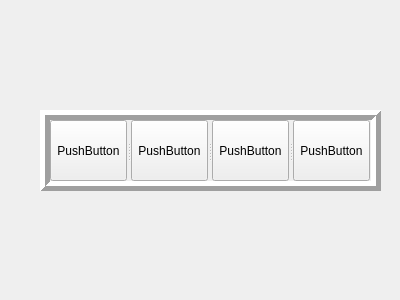
<?xml version="1.0" encoding="UTF-8"?>
<ui version="4.0">
 <class>Widget</class>
 <widget class="QWidget" name="Widget">
  <property name="geometry">
   <rect>
    <x>0</x>
    <y>0</y>
    <width>400</width>
    <height>300</height>
   </rect>
  </property>
  <property name="windowTitle">
   <string>Widget</string>
  </property>
  <widget class="QSplitter" name="splitter">
   <property name="geometry">
    <rect>
     <x>40</x>
     <y>110</y>
     <width>341</width>
     <height>81</height>
    </rect>
   </property>
   <property name="frameShape">
    <enum>QFrame::Box</enum>
   </property>
   <property name="frameShadow">
    <enum>QFrame::Raised</enum>
   </property>
   <property name="lineWidth">
    <number>5</number>
   </property>
   <property name="orientation">
    <enum>Qt::Horizontal</enum>
   </property>
   <widget class="QPushButton" name="pushButton_3">
    <property name="text">
     <string>PushButton</string>
    </property>
   </widget>
   <widget class="QPushButton" name="pushButton">
    <property name="text">
     <string>PushButton</string>
    </property>
   </widget>
   <widget class="QPushButton" name="pushButton_4">
    <property name="text">
     <string>PushButton</string>
    </property>
   </widget>
   <widget class="QPushButton" name="pushButton_2">
    <property name="text">
     <string>PushButton</string>
    </property>
   </widget>
  </widget>
 </widget>
 <layoutdefault spacing="6" margin="11"/>
 <resources/>
 <connections/>
</ui>
